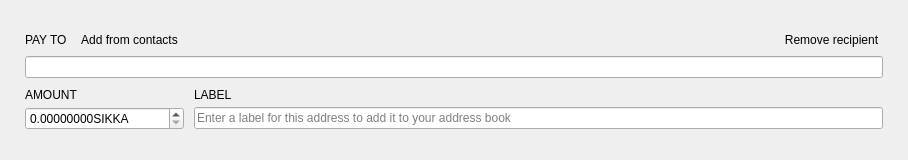
<?xml version="1.0" encoding="UTF-8"?>
<ui version="4.0">
 <class>TransferFrame</class>
 <widget class="QFrame" name="TransferFrame">
  <property name="geometry">
   <rect>
    <x>0</x>
    <y>0</y>
    <width>908</width>
    <height>160</height>
   </rect>
  </property>
  <property name="sizePolicy">
   <sizepolicy hsizetype="Preferred" vsizetype="Preferred">
    <horstretch>0</horstretch>
    <verstretch>150</verstretch>
   </sizepolicy>
  </property>
  <property name="minimumSize">
   <size>
    <width>0</width>
    <height>160</height>
   </size>
  </property>
  <property name="maximumSize">
   <size>
    <width>16777215</width>
    <height>160</height>
   </size>
  </property>
  <property name="windowTitle">
   <string>Frame</string>
  </property>
  <property name="styleSheet">
   <string notr="true"/>
  </property>
  <property name="frameShape">
   <enum>QFrame::NoFrame</enum>
  </property>
  <property name="frameShadow">
   <enum>QFrame::Plain</enum>
  </property>
  <layout class="QVBoxLayout" name="verticalLayout">
   <property name="spacing">
    <number>10</number>
   </property>
   <property name="leftMargin">
    <number>25</number>
   </property>
   <property name="rightMargin">
    <number>25</number>
   </property>
   <item>
    <spacer name="verticalSpacer_2">
     <property name="orientation">
      <enum>Qt::Vertical</enum>
     </property>
     <property name="sizeHint" stdset="0">
      <size>
       <width>20</width>
       <height>40</height>
      </size>
     </property>
    </spacer>
   </item>
   <item>
    <layout class="QGridLayout" name="gridLayout">
     <property name="verticalSpacing">
      <number>5</number>
     </property>
     <item row="0" column="0">
      <widget class="WalletGui::WalletNormalGrayTextLabel" name="m_payToTextLabel">
       <property name="sizePolicy">
        <sizepolicy hsizetype="Minimum" vsizetype="Minimum">
         <horstretch>0</horstretch>
         <verstretch>0</verstretch>
        </sizepolicy>
       </property>
       <property name="text">
        <string>PAY TO</string>
       </property>
       <property name="alignment">
        <set>Qt::AlignLeading|Qt::AlignLeft|Qt::AlignVCenter</set>
       </property>
       <property name="margin">
        <number>0</number>
       </property>
       <property name="indent">
        <number>0</number>
       </property>
      </widget>
     </item>
     <item row="0" column="1">
      <widget class="WalletGui::WalletTinyLinkLikeButton" name="m_addressBookButton">
       <property name="sizePolicy">
        <sizepolicy hsizetype="Preferred" vsizetype="Minimum">
         <horstretch>0</horstretch>
         <verstretch>0</verstretch>
        </sizepolicy>
       </property>
       <property name="cursor">
        <cursorShape>PointingHandCursor</cursorShape>
       </property>
       <property name="focusPolicy">
        <enum>Qt::NoFocus</enum>
       </property>
       <property name="layoutDirection">
        <enum>Qt::LeftToRight</enum>
       </property>
       <property name="text">
        <string>Add from contacts</string>
       </property>
       <property name="flat">
        <bool>true</bool>
       </property>
      </widget>
     </item>
     <item row="0" column="2">
      <spacer name="horizontalSpacer">
       <property name="orientation">
        <enum>Qt::Horizontal</enum>
       </property>
       <property name="sizeHint" stdset="0">
        <size>
         <width>318</width>
         <height>10</height>
        </size>
       </property>
      </spacer>
     </item>
     <item row="0" column="3" alignment="Qt::AlignBottom">
      <widget class="WalletGui::WalletTinyLinkLikeButton" name="m_removeButton">
       <property name="sizePolicy">
        <sizepolicy hsizetype="Preferred" vsizetype="Minimum">
         <horstretch>0</horstretch>
         <verstretch>0</verstretch>
        </sizepolicy>
       </property>
       <property name="cursor">
        <cursorShape>PointingHandCursor</cursorShape>
       </property>
       <property name="focusPolicy">
        <enum>Qt::NoFocus</enum>
       </property>
       <property name="text">
        <string>Remove recipient</string>
       </property>
       <property name="flat">
        <bool>true</bool>
       </property>
      </widget>
     </item>
     <item row="1" column="0" colspan="4">
      <widget class="WalletGui::ClearableLineEdit" name="m_sendAddressEdit">
       <property name="styleSheet">
        <string notr="true">[errorState=&quot;true&quot;] {
  border-color: #ef3131;
}</string>
       </property>
      </widget>
     </item>
    </layout>
   </item>
   <item>
    <layout class="QGridLayout" name="gridLayout_2">
     <property name="verticalSpacing">
      <number>5</number>
     </property>
     <item row="0" column="0">
      <widget class="WalletGui::WalletNormalGrayTextLabel" name="m_amountTextLabel">
       <property name="text">
        <string>AMOUNT</string>
       </property>
       <property name="alignment">
        <set>Qt::AlignBottom|Qt::AlignLeading|Qt::AlignLeft</set>
       </property>
       <property name="indent">
        <number>0</number>
       </property>
      </widget>
     </item>
     <item row="0" column="1">
      <widget class="WalletGui::WalletNormalGrayTextLabel" name="m_labelTextLabel">
       <property name="text">
        <string>LABEL</string>
       </property>
       <property name="alignment">
        <set>Qt::AlignBottom|Qt::AlignLeading|Qt::AlignLeft</set>
       </property>
       <property name="indent">
        <number>0</number>
       </property>
      </widget>
     </item>
     <item row="1" column="0">
      <widget class="QDoubleSpinBox" name="m_sendAmountSpin">
       <property name="focusPolicy">
        <enum>Qt::ClickFocus</enum>
       </property>
       <property name="layoutDirection">
        <enum>Qt::LeftToRight</enum>
       </property>
       <property name="styleSheet">
        <string notr="true">[errorState=&quot;true&quot;] {
  border-color: #ef3131;
}</string>
       </property>
       <property name="buttonSymbols">
        <enum>QAbstractSpinBox::UpDownArrows</enum>
       </property>
       <property name="suffix">
        <string notr="true">SIKKA</string>
       </property>
       <property name="decimals">
        <number>8</number>
       </property>
       <property name="maximum">
        <double>1000000000000.000000000000000</double>
       </property>
      </widget>
     </item>
     <item row="1" column="1">
      <widget class="WalletGui::ClearableLineEdit" name="m_sendLabelEdit">
       <property name="styleSheet">
        <string notr="true">[errorState=&quot;true&quot;] {
  border-color: #ef3131;
}</string>
       </property>
       <property name="placeholderText">
        <string>Enter a label for this address to add it to your address book</string>
       </property>
      </widget>
     </item>
    </layout>
   </item>
   <item>
    <spacer name="verticalSpacer">
     <property name="orientation">
      <enum>Qt::Vertical</enum>
     </property>
     <property name="sizeHint" stdset="0">
      <size>
       <width>20</width>
       <height>40</height>
      </size>
     </property>
    </spacer>
   </item>
  </layout>
 </widget>
 <customwidgets>
  <customwidget>
   <class>WalletGui::WalletNormalGrayTextLabel</class>
   <extends>QLabel</extends>
   <header>Gui/Common/WalletTextLabel.h</header>
  </customwidget>
  <customwidget>
   <class>WalletGui::WalletTinyLinkLikeButton</class>
   <extends>QPushButton</extends>
   <header>Gui/Common/WalletLinkLikeButton.h</header>
  </customwidget>
  <customwidget>
   <class>WalletGui::ClearableLineEdit</class>
   <extends>QLineEdit</extends>
   <header>Gui/Common/ClearableLineEdit.h</header>
  </customwidget>
 </customwidgets>
 <tabstops>
  <tabstop>m_sendAddressEdit</tabstop>
  <tabstop>m_sendAmountSpin</tabstop>
  <tabstop>m_sendLabelEdit</tabstop>
  <tabstop>m_addressBookButton</tabstop>
  <tabstop>m_removeButton</tabstop>
 </tabstops>
 <resources/>
 <connections>
  <connection>
   <sender>m_removeButton</sender>
   <signal>clicked()</signal>
   <receiver>TransferFrame</receiver>
   <slot>deleteLater()</slot>
   <hints>
    <hint type="sourcelabel">
     <x>797</x>
     <y>41</y>
    </hint>
    <hint type="destinationlabel">
     <x>445</x>
     <y>79</y>
    </hint>
   </hints>
  </connection>
  <connection>
   <sender>m_addressBookButton</sender>
   <signal>clicked()</signal>
   <receiver>TransferFrame</receiver>
   <slot>addressBookClicked()</slot>
   <hints>
    <hint type="sourcelabel">
     <x>136</x>
     <y>41</y>
    </hint>
    <hint type="destinationlabel">
     <x>445</x>
     <y>79</y>
    </hint>
   </hints>
  </connection>
  <connection>
   <sender>m_sendAddressEdit</sender>
   <signal>textChanged(QString)</signal>
   <receiver>TransferFrame</receiver>
   <slot>labelOrAddressChanged(QString)</slot>
   <hints>
    <hint type="sourcelabel">
     <x>445</x>
     <y>56</y>
    </hint>
    <hint type="destinationlabel">
     <x>445</x>
     <y>79</y>
    </hint>
   </hints>
  </connection>
  <connection>
   <sender>m_sendLabelEdit</sender>
   <signal>textChanged(QString)</signal>
   <receiver>TransferFrame</receiver>
   <slot>labelOrAddressChanged(QString)</slot>
   <hints>
    <hint type="sourcelabel">
     <x>582</x>
     <y>128</y>
    </hint>
    <hint type="destinationlabel">
     <x>445</x>
     <y>79</y>
    </hint>
   </hints>
  </connection>
  <connection>
   <sender>m_sendAmountSpin</sender>
   <signal>valueChanged(QString)</signal>
   <receiver>TransferFrame</receiver>
   <slot>amountStringChanged(QString)</slot>
   <hints>
    <hint type="sourcelabel">
     <x>124</x>
     <y>124</y>
    </hint>
    <hint type="destinationlabel">
     <x>453</x>
     <y>79</y>
    </hint>
   </hints>
  </connection>
  <connection>
   <sender>m_sendAddressEdit</sender>
   <signal>textChanged(QString)</signal>
   <receiver>TransferFrame</receiver>
   <slot>addressChanged(QString)</slot>
   <hints>
    <hint type="sourcelabel">
     <x>453</x>
     <y>69</y>
    </hint>
    <hint type="destinationlabel">
     <x>453</x>
     <y>79</y>
    </hint>
   </hints>
  </connection>
 </connections>
 <slots>
  <slot>addressBookClicked()</slot>
  <slot>pasteClicked()</slot>
  <slot>labelOrAddressChanged(QString)</slot>
  <slot>addressChanged(QString)</slot>
  <slot>amountStringChanged(QString)</slot>
 </slots>
</ui>
